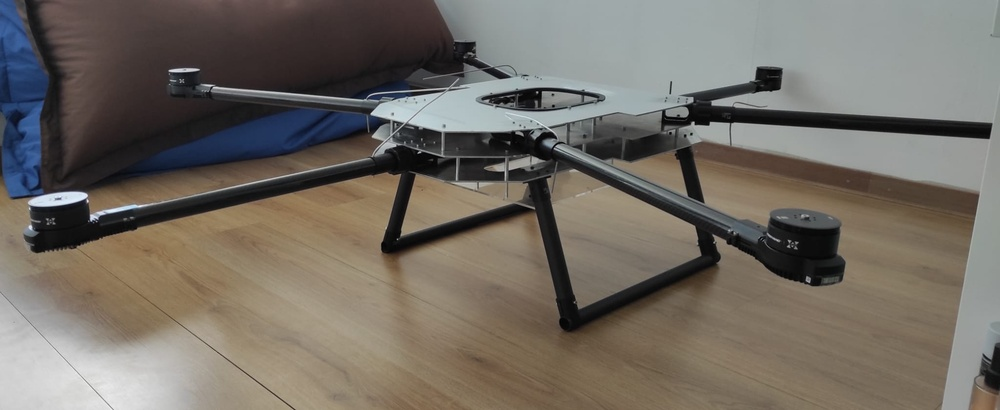
#> input picture cv_locking/my_photo.jpg, 1000 x 410 px, shrunk from 2048 x 840 before the run
$ jupyter execute opencv_basics.ipynb
#> lines starting #> are read from the running program, lines starting #| are printed output that depends on the picture; after the words box and inside, x2 and y2 are one past the last pixel; in counts of white or black regions, pixels touching at a corner belong together
[cell 1]
import cv2 as cv
import numpy as np

[cell 2]
# Load an image from file
img = cv.imread("my_photo.jpg")   # reads as a NumPy array (matrix of pixels)
#> img is the input picture: shape (410, 1000, 3); mean B, G, R 99.7, 107.8, 114

# Show it in a window
cv.imshow("Original", img)
cv.waitKey(0)   # waits until you press a key
cv.destroyAllWindows()

# Convert to grayscale
gray = cv.cvtColor(img, cv.COLOR_BGR2GRAY)
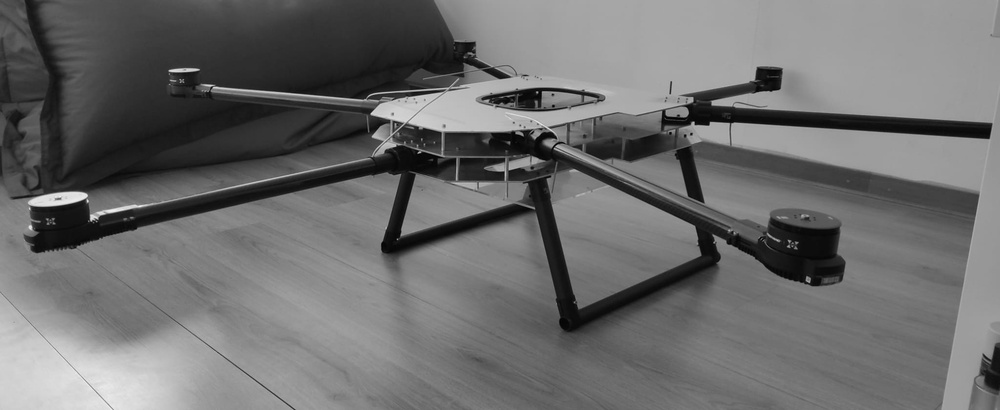
#> gray: shape (410, 1000); min 0, max 244, mean 108.8
cv.imshow("Grayscale", gray)
cv.waitKey(0)

# Detect edges
edges = cv.Canny(gray, 100, 200)  # thresholds for edge strength
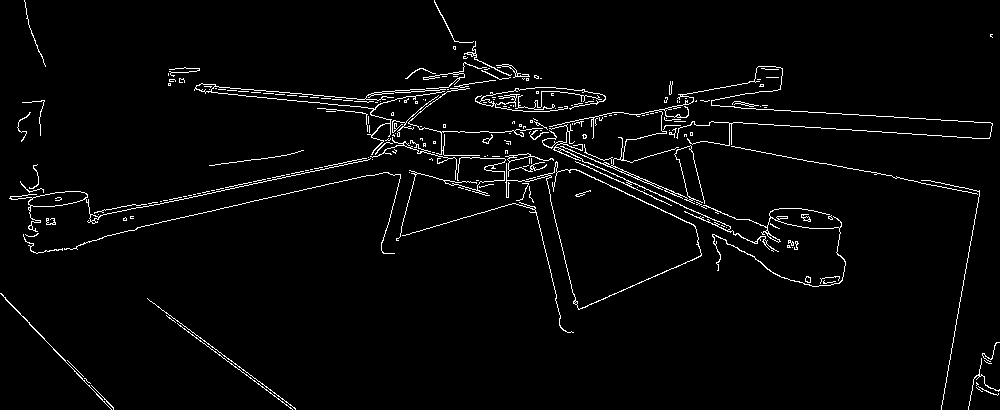
#> edges: shape (410, 1000); 2.9% white in thin lines or dots
cv.imshow("Edges", edges)
cv.waitKey(0)
cv.destroyAllWindows()

[cell 3]
import cv2 as cv
import numpy as np

img = cv.imread("aerial.jpg")
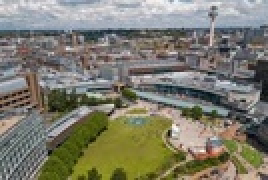
#> input picture cv_locking/aerial.jpg, 134 x 90 px, shrunk from 274 x 184 before the run (shown 2 times larger)
#> img is the input picture: shape (90, 134, 3); mean B, G, R 109.5, 123.6, 125.2
hsv = cv.cvtColor(img, cv.COLOR_BGR2HSV)  # HSV is easier for color filtering
#> hsv: shape (90, 134, 3); mean H, S, V 65.9, 59.9, 131.1

# Define "green" range in HSV
lower_green = np.array([25, 40, 40])
upper_green = np.array([40, 255, 255])

mask = cv.inRange(hsv, lower_green, upper_green)  # white=green pixels, black=else
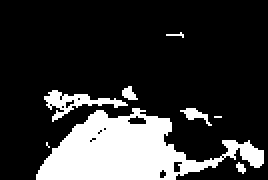
#> mask: shape (90, 134) (shown 2 times larger); 20.4% white; 8 white regions (4 under 20 px), largest, box (x1, y1, x2, y2) and area: (18, 54, 132, 90) 2118, (22, 45, 64, 61) 216, (90, 54, 106, 63) 55, (61, 43, 69, 50) 35
result = cv.bitwise_and(img, img, mask=mask)     # apply mask to original image
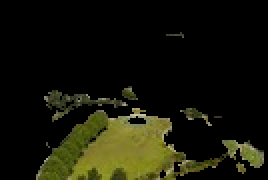
#> result: shape (90, 134, 3) (shown 2 times larger); mean B, G, R 8.6, 21.8, 21.7

cv.imshow("Original", img)
cv.imshow("Mask", mask)
cv.imshow("Green Areas", result)
cv.waitKey(0)
cv.destroyAllWindows()
